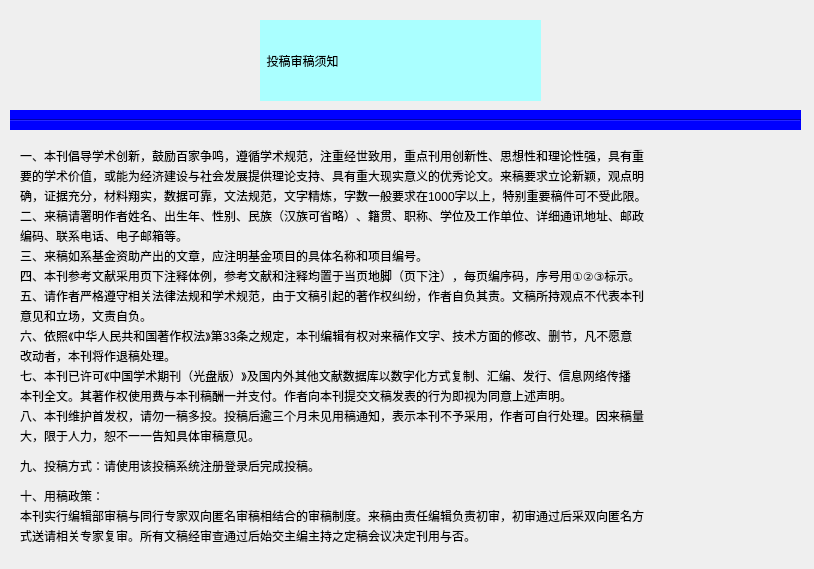
<?xml version="1.0" encoding="UTF-8"?>
<ui version="4.0">
 <class>README</class>
 <widget class="QWidget" name="README">
  <property name="geometry">
   <rect>
    <x>0</x>
    <y>0</y>
    <width>814</width>
    <height>569</height>
   </rect>
  </property>
  <property name="windowTitle">
   <string>README</string>
  </property>
  <widget class="QLabel" name="label">
   <property name="geometry">
    <rect>
     <x>260</x>
     <y>20</y>
     <width>281</width>
     <height>81</height>
    </rect>
   </property>
   <property name="styleSheet">
    <string notr="true">background-color: rgb(170, 255, 255);
font: 24pt &quot;Arial&quot;;</string>
   </property>
   <property name="text">
    <string>  投稿审稿须知</string>
   </property>
  </widget>
  <widget class="Line" name="line">
   <property name="geometry">
    <rect>
     <x>10</x>
     <y>110</y>
     <width>791</width>
     <height>20</height>
    </rect>
   </property>
   <property name="minimumSize">
    <size>
     <width>0</width>
     <height>0</height>
    </size>
   </property>
   <property name="mouseTracking">
    <bool>false</bool>
   </property>
   <property name="styleSheet">
    <string notr="true">background-color: rgb(0, 0, 255);</string>
   </property>
   <property name="orientation">
    <enum>Qt::Horizontal</enum>
   </property>
  </widget>
  <widget class="QLabel" name="label_2">
   <property name="geometry">
    <rect>
     <x>20</x>
     <y>140</y>
     <width>791</width>
     <height>31</height>
    </rect>
   </property>
   <property name="text">
    <string>一、本刊倡导学术创新，鼓励百家争鸣，遵循学术规范，注重经世致用，重点刊用创新性、思想性和理论性强，具有重</string>
   </property>
  </widget>
  <widget class="QLabel" name="label_3">
   <property name="geometry">
    <rect>
     <x>20</x>
     <y>160</y>
     <width>791</width>
     <height>31</height>
    </rect>
   </property>
   <property name="text">
    <string>要的学术价值，或能为经济建设与社会发展提供理论支持、具有重大现实意义的优秀论文。来稿要求立论新颖，观点明</string>
   </property>
  </widget>
  <widget class="QLabel" name="label_4">
   <property name="geometry">
    <rect>
     <x>20</x>
     <y>180</y>
     <width>791</width>
     <height>31</height>
    </rect>
   </property>
   <property name="text">
    <string>确，证据充分，材料翔实，数据可靠，文法规范，文字精炼，字数一般要求在1000字以上，特别重要稿件可不受此限。</string>
   </property>
  </widget>
  <widget class="QLabel" name="label_5">
   <property name="geometry">
    <rect>
     <x>20</x>
     <y>200</y>
     <width>791</width>
     <height>31</height>
    </rect>
   </property>
   <property name="text">
    <string>二、来稿请署明作者姓名、出生年、性别、民族（汉族可省略）、籍贯、职称、学位及工作单位、详细通讯地址、邮政</string>
   </property>
  </widget>
  <widget class="QLabel" name="label_6">
   <property name="geometry">
    <rect>
     <x>20</x>
     <y>220</y>
     <width>791</width>
     <height>31</height>
    </rect>
   </property>
   <property name="text">
    <string>编码、联系电话、电子邮箱等。</string>
   </property>
  </widget>
  <widget class="QLabel" name="label_7">
   <property name="geometry">
    <rect>
     <x>20</x>
     <y>240</y>
     <width>791</width>
     <height>31</height>
    </rect>
   </property>
   <property name="text">
    <string>三、来稿如系基金资助产出的文章，应注明基金项目的具体名称和项目编号。</string>
   </property>
  </widget>
  <widget class="QLabel" name="label_8">
   <property name="geometry">
    <rect>
     <x>20</x>
     <y>260</y>
     <width>791</width>
     <height>31</height>
    </rect>
   </property>
   <property name="text">
    <string>四、本刊参考文献采用页下注释体例，参考文献和注释均置于当页地脚（页下注），每页编序码，序号用①②③标示。</string>
   </property>
  </widget>
  <widget class="QLabel" name="label_9">
   <property name="geometry">
    <rect>
     <x>20</x>
     <y>280</y>
     <width>791</width>
     <height>31</height>
    </rect>
   </property>
   <property name="text">
    <string>五、请作者严格遵守相关法律法规和学术规范，由于文稿引起的著作权纠纷，作者自负其责。文稿所持观点不代表本刊</string>
   </property>
  </widget>
  <widget class="QLabel" name="label_10">
   <property name="geometry">
    <rect>
     <x>20</x>
     <y>300</y>
     <width>791</width>
     <height>31</height>
    </rect>
   </property>
   <property name="text">
    <string>意见和立场，文责自负。</string>
   </property>
  </widget>
  <widget class="QLabel" name="label_11">
   <property name="geometry">
    <rect>
     <x>20</x>
     <y>320</y>
     <width>791</width>
     <height>31</height>
    </rect>
   </property>
   <property name="text">
    <string>六、依照《中华人民共和国著作权法》第33条之规定，本刊编辑有权对来稿作文字、技术方面的修改、删节，凡不愿意</string>
   </property>
  </widget>
  <widget class="QLabel" name="label_12">
   <property name="geometry">
    <rect>
     <x>20</x>
     <y>340</y>
     <width>791</width>
     <height>31</height>
    </rect>
   </property>
   <property name="text">
    <string>改动者，本刊将作退稿处理。</string>
   </property>
  </widget>
  <widget class="QLabel" name="label_13">
   <property name="geometry">
    <rect>
     <x>20</x>
     <y>360</y>
     <width>791</width>
     <height>31</height>
    </rect>
   </property>
   <property name="text">
    <string>七、本刊已许可《中国学术期刊（光盘版）》及国内外其他文献数据库以数字化方式复制、汇编、发行、信息网络传播</string>
   </property>
  </widget>
  <widget class="QLabel" name="label_14">
   <property name="geometry">
    <rect>
     <x>20</x>
     <y>380</y>
     <width>791</width>
     <height>31</height>
    </rect>
   </property>
   <property name="text">
    <string>本刊全文。其著作权使用费与本刊稿酬一并支付。作者向本刊提交文稿发表的行为即视为同意上述声明。</string>
   </property>
  </widget>
  <widget class="QLabel" name="label_15">
   <property name="geometry">
    <rect>
     <x>20</x>
     <y>400</y>
     <width>791</width>
     <height>31</height>
    </rect>
   </property>
   <property name="text">
    <string>八、本刊维护首发权，请勿一稿多投。投稿后逾三个月未见用稿通知，表示本刊不予采用，作者可自行处理。因来稿量</string>
   </property>
  </widget>
  <widget class="QLabel" name="label_16">
   <property name="geometry">
    <rect>
     <x>20</x>
     <y>420</y>
     <width>791</width>
     <height>31</height>
    </rect>
   </property>
   <property name="text">
    <string>大，限于人力，恕不一一告知具体审稿意见。</string>
   </property>
  </widget>
  <widget class="QLabel" name="label_17">
   <property name="geometry">
    <rect>
     <x>20</x>
     <y>450</y>
     <width>791</width>
     <height>31</height>
    </rect>
   </property>
   <property name="text">
    <string>九、投稿方式：请使用该投稿系统注册登录后完成投稿。</string>
   </property>
  </widget>
  <widget class="QLabel" name="label_19">
   <property name="geometry">
    <rect>
     <x>20</x>
     <y>480</y>
     <width>791</width>
     <height>31</height>
    </rect>
   </property>
   <property name="text">
    <string>十、用稿政策：</string>
   </property>
  </widget>
  <widget class="QLabel" name="label_20">
   <property name="geometry">
    <rect>
     <x>20</x>
     <y>500</y>
     <width>791</width>
     <height>31</height>
    </rect>
   </property>
   <property name="text">
    <string>本刊实行编辑部审稿与同行专家双向匿名审稿相结合的审稿制度。来稿由责任编辑负责初审，初审通过后采双向匿名方</string>
   </property>
  </widget>
  <widget class="QLabel" name="label_21">
   <property name="geometry">
    <rect>
     <x>20</x>
     <y>520</y>
     <width>791</width>
     <height>31</height>
    </rect>
   </property>
   <property name="text">
    <string>式送请相关专家复审。所有文稿经审查通过后始交主编主持之定稿会议决定刊用与否。</string>
   </property>
  </widget>
 </widget>
 <layoutdefault spacing="6" margin="11"/>
 <resources/>
 <connections/>
</ui>
